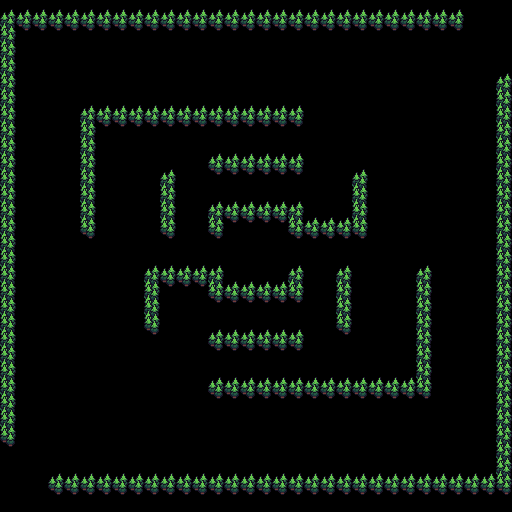

This game map was drawn from its Tiled (.tmx) file and the tilesets committed beside it. A one-line description and the trimmed map source follow:
An orthogonal 32x32 tile map with 16x16 px tiles, 2 tile layers (trees (base), trees (top)), 7 hidden layers not drawn.

<map version="1.4" tiledversion="1.4.3" orientation="orthogonal" renderorder="right-down" width="32" height="32" tilewidth="16" tileheight="16" infinite="0" nextlayerid="11" nextobjectid="1">
 <editorsettings>
  <export target="../../../Desktop/map.xml" format="tmx" />
 </editorsettings>
 <tileset firstgid="1" source="overworld.tsx" />
 <layer id="5" name="water" width="32" height="32" visible="0">
  <data>[1024 cells, 20 non-empty, 1 distinct tile ids]</data>
 </layer>
 <layer id="1" name="ground" width="32" height="32" visible="0">
  <data>[1024 cells, 1022 non-empty, 23 distinct tile ids]</data>
 </layer>
 <layer id="6" name="path" width="32" height="32" visible="0">
  <data>[1024 cells, 197 non-empty, 13 distinct tile ids]</data>
 </layer>
 <layer id="3" name="ground objects" width="32" height="32" visible="0">
  <data>[1024 cells, 62 non-empty, 15 distinct tile ids]</data>
 </layer>
 <layer id="7" name="bushes" width="32" height="32" visible="0">
  <data>[1024 cells, 113 non-empty, 5 distinct tile ids]</data>
 </layer>
 <layer id="9" name="trees (base)" width="32" height="32">
  <data>[1024 cells, 201 non-empty, 2 distinct tile ids]</data>
 </layer>
 <layer id="10" name="trees (top)" width="32" height="32">
  <data>[1024 cells, 120 non-empty, 1 distinct tile ids]</data>
 </layer>
 <layer id="2" name="platform" width="32" height="32" visible="0" locked="1">
  <data>[1024 cells, 24 non-empty, 12 distinct tile ids]</data>
 </layer>
 <layer id="4" name="platform objects" width="32" height="32" visible="0">
  <data>[1024 cells, 18 non-empty, 8 distinct tile ids]</data>
 </layer>
</map>
